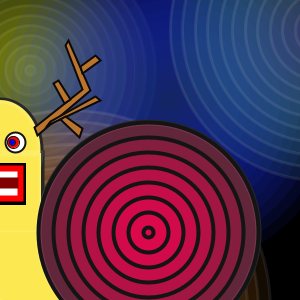
Frame 1 (no input)
Frame 60 (the mouse pressed at the canvas centre just before this capture): identical to frame 1, image omitted
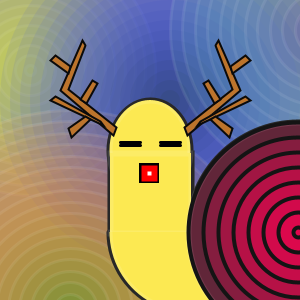
Frame 120 (the mouse held since frame 60 and released just before this capture)

The Processing sketch that drew these frames (run headless with seeded random() and noise(); from frame 60 on, the mouse is pressed at the canvas centre):

// Processing sketch: processing_24262
// ── processing_24262.pde

void setup(){
size (300, 300);



noStroke();
smooth();
}


void draw(){

int x=mouseX;
int y=150;

//background 
  background (mouseX,mouseY,mouseX);
  
for (int d = 250; d>=10 ; d-=20) {
  stroke(255,255,255,15);
  strokeWeight(3);
  fill(236, 255, 31, 15);
  ellipse (30, 70, d, d);
} 

for (int d = 340; d>=10 ; d-=20) {
  noStroke();
  fill(20, 55,d,20);
  ellipse (170, 100, d, d);
} 

for (int d = 400; d>=10; d-=23) {
  stroke(255,255,255,20);
  strokeWeight(3);
  fill(d-40,143,31,20);
  ellipse (70,310,d,d);
}

for (int d = 300; d>=10; d-=25) {
  stroke (255,255,255,20);
  strokeWeight (3);
  fill(91,d-50,153,16);
  ellipse (320, 30,d,d);
}



//head and body
fill(255);
stroke(10);
strokeWeight(6);
ellipse (x,y,81,100);
rect (x-40,y+3,81,80);
arc (x+40, y+82, 161, 161, radians(45), radians(180));
fill (50);
ellipse (x+148, y+82, 220, 220);

fill(252,233,82);
stroke(255,255,255,30);
ellipse (x,y,81,100);
rect (x-40,y+3,81,80);
arc (x+40, y+82, 161, 161, radians(45), radians(180));
fill (50);
ellipse (x+148, y+82, 220, 220);

//eyes


if(mouseX<100){
  stroke(20);
strokeWeight(2);
fill(255);
ellipse (x-18, y-10, 30, 30);
ellipse (x+15, y-8, 20, 20);
strokeWeight(1);
  fill(255,0,0);
  ellipse(x-22, y-10,15,15);
  ellipse(x+13, y-8,12,12);
  fill(0,0,255);
  ellipse(x-22,y-10,8,8);
  ellipse(x+12,y-8,6,6);
  
 }else if (mouseX>200){
   stroke(20);
strokeWeight(2);
fill(255);
ellipse (x-18, y-10, 20, 20);
ellipse (x+15, y-8, 30, 30);
   strokeWeight(1);
   fill (0,255,0);
   ellipse(x-16, y-10, 12,12);
   ellipse(x+18,y-10, 15,15);
   fill(255, 0,0);
   ellipse (x-15,y-11,6,6);
   ellipse (x+19,y-12,8,8);
   
   
 }else {
   stroke(1);
   strokeWeight(3);
   line(x-30, y-8,x-10,y-8); 
   line(x-30, y-5,x-10,y-5);
   line(x+30, y-8,x+10,y-8);
   line(x+30, y-5,x+10,y-5);

   
 }

//mouth
if (mouseX<100){

stroke(0);
strokeWeight(7);
rect (x-23,y+16, 45, 35);

stroke(255,0,0);
strokeWeight(6);
fill(255);
rect (x-20, y+18, 40, 30);

stroke(129,0,0);
strokeWeight(6);
fill(255);
rect (x-15, y+30, 30, 5);

} else if (mouseX>200){
stroke(0);
strokeWeight(7);
rect (x-23,y+16, 45, 35);

stroke(255,0,0);
strokeWeight(6);
fill(255);
rect (x-20, y+18, 40, 30);

stroke(129,0,0);
strokeWeight(6);
fill(255);
rect (x-15, y+30, 30, 5);

} else{
  stroke(0);
strokeWeight(7);
rect (x-8,y+16, 13, 13);

  stroke(255,0,0);
strokeWeight(6);
fill(255);
rect (x-6, y+18, 10, 10);

}


//horn(left)
stroke(10);
strokeWeight(2);
fill(#BC742C);

beginShape();
vertex(x-37, y-15);
vertex(x-90,y-60);
vertex(x-68,y-110);
vertex(x-65,y-105);
vertex(x-82,y-61);
vertex(x-34,y-23);
endShape(CLOSE);

quad (x-70,y-51,x-58,y-70,x-53,y-67,x-64,y-47);
quad (x-82,y-77,x-100,y-90,x-95,y-95,x-80,y-84);
quad (x-47,y-25,x-100,y-50,x-95,y-54,x-50,y-29);
quad (x-60,y-31,x-79,y-13,x-82,y-22,x-65,y-34);


//horn(right)
beginShape();
vertex(x+37, y-15);
vertex(x+90,y-60);
vertex(x+68,y-110);
vertex(x+65,y-105);
vertex(x+82,y-61);
vertex(x+34,y-23);
endShape(CLOSE);

quad (x+70,y-51,x+58,y-70,x+53,y-67,x+64,y-47);
quad (x+82,y-77,x+100,y-90,x+95,y-95,x+80,y-84);
quad (x+47,y-25,x+100,y-50,x+95,y-54,x+50,y-29);
quad (x+60,y-31,x+79,y-13,x+82,y-22,x+65,y-34);

//shell
stroke (20);
strokeWeight (4);
fill(250,0,80,60);
for (int r = 220; r>=10 ; r-=30) {
  ellipse (x+148, y+82, r, r);
}
}
